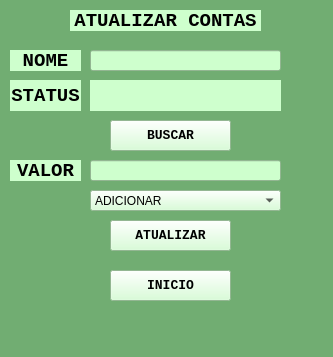
<?xml version="1.0" encoding="UTF-8"?>
<ui version="4.0">
 <class>MainWindow</class>
 <widget class="QMainWindow" name="MainWindow">
  <property name="geometry">
   <rect>
    <x>0</x>
    <y>0</y>
    <width>333</width>
    <height>357</height>
   </rect>
  </property>
  <property name="windowTitle">
   <string>MainWindow</string>
  </property>
  <property name="styleSheet">
   <string notr="true">background-color: rgb(113, 173, 114);</string>
  </property>
  <widget class="QWidget" name="centralwidget">
   <widget class="QLabel" name="label">
    <property name="geometry">
     <rect>
      <x>70</x>
      <y>10</y>
      <width>191</width>
      <height>21</height>
     </rect>
    </property>
    <property name="font">
     <font>
      <family>Courier New</family>
      <pointsize>14</pointsize>
      <weight>75</weight>
      <bold>true</bold>
     </font>
    </property>
    <property name="styleSheet">
     <string notr="true">background-color: rgb(206, 255, 205);
</string>
    </property>
    <property name="frameShape">
     <enum>QFrame::NoFrame</enum>
    </property>
    <property name="frameShadow">
     <enum>QFrame::Plain</enum>
    </property>
    <property name="text">
     <string>ATUALIZAR CONTAS</string>
    </property>
    <property name="alignment">
     <set>Qt::AlignCenter</set>
    </property>
   </widget>
   <widget class="QLabel" name="label_3">
    <property name="geometry">
     <rect>
      <x>10</x>
      <y>50</y>
      <width>71</width>
      <height>21</height>
     </rect>
    </property>
    <property name="font">
     <font>
      <family>Courier New</family>
      <pointsize>14</pointsize>
      <weight>75</weight>
      <bold>true</bold>
     </font>
    </property>
    <property name="styleSheet">
     <string notr="true">background-color: rgb(206, 255, 205);
</string>
    </property>
    <property name="frameShape">
     <enum>QFrame::NoFrame</enum>
    </property>
    <property name="frameShadow">
     <enum>QFrame::Plain</enum>
    </property>
    <property name="text">
     <string>NOME</string>
    </property>
    <property name="alignment">
     <set>Qt::AlignCenter</set>
    </property>
   </widget>
   <widget class="QLabel" name="label_4">
    <property name="geometry">
     <rect>
      <x>10</x>
      <y>160</y>
      <width>71</width>
      <height>21</height>
     </rect>
    </property>
    <property name="font">
     <font>
      <family>Courier New</family>
      <pointsize>14</pointsize>
      <weight>75</weight>
      <bold>true</bold>
     </font>
    </property>
    <property name="styleSheet">
     <string notr="true">background-color: rgb(206, 255, 205);
</string>
    </property>
    <property name="frameShape">
     <enum>QFrame::NoFrame</enum>
    </property>
    <property name="frameShadow">
     <enum>QFrame::Plain</enum>
    </property>
    <property name="text">
     <string>VALOR</string>
    </property>
    <property name="alignment">
     <set>Qt::AlignCenter</set>
    </property>
   </widget>
   <widget class="QLineEdit" name="lineEdit">
    <property name="geometry">
     <rect>
      <x>90</x>
      <y>50</y>
      <width>191</width>
      <height>21</height>
     </rect>
    </property>
    <property name="cursor">
     <cursorShape>ArrowCursor</cursorShape>
    </property>
    <property name="styleSheet">
     <string notr="true">background-color: rgb(206, 255, 205);

</string>
    </property>
   </widget>
   <widget class="QLineEdit" name="lineEdit_2">
    <property name="geometry">
     <rect>
      <x>90</x>
      <y>160</y>
      <width>191</width>
      <height>21</height>
     </rect>
    </property>
    <property name="cursor">
     <cursorShape>ArrowCursor</cursorShape>
    </property>
    <property name="styleSheet">
     <string notr="true">background-color: rgb(206, 255, 205);

</string>
    </property>
    <property name="inputMask">
     <string/>
    </property>
    <property name="text">
     <string/>
    </property>
   </widget>
   <widget class="QLabel" name="label_6">
    <property name="geometry">
     <rect>
      <x>90</x>
      <y>80</y>
      <width>191</width>
      <height>31</height>
     </rect>
    </property>
    <property name="styleSheet">
     <string notr="true">background-color: rgb(206, 255, 205);</string>
    </property>
    <property name="text">
     <string/>
    </property>
   </widget>
   <widget class="QPushButton" name="pushButton_2">
    <property name="geometry">
     <rect>
      <x>110</x>
      <y>120</y>
      <width>121</width>
      <height>31</height>
     </rect>
    </property>
    <property name="font">
     <font>
      <family>Courier New</family>
      <pointsize>10</pointsize>
      <weight>75</weight>
      <bold>true</bold>
     </font>
    </property>
    <property name="styleSheet">
     <string notr="true">background-color: rgb(206, 255, 205);
</string>
    </property>
    <property name="text">
     <string>BUSCAR</string>
    </property>
   </widget>
   <widget class="QLabel" name="label_7">
    <property name="geometry">
     <rect>
      <x>10</x>
      <y>80</y>
      <width>71</width>
      <height>31</height>
     </rect>
    </property>
    <property name="font">
     <font>
      <family>Courier New</family>
      <pointsize>14</pointsize>
      <weight>75</weight>
      <bold>true</bold>
     </font>
    </property>
    <property name="styleSheet">
     <string notr="true">background-color: rgb(206, 255, 205);
</string>
    </property>
    <property name="frameShape">
     <enum>QFrame::NoFrame</enum>
    </property>
    <property name="frameShadow">
     <enum>QFrame::Plain</enum>
    </property>
    <property name="text">
     <string>STATUS</string>
    </property>
    <property name="alignment">
     <set>Qt::AlignCenter</set>
    </property>
   </widget>
   <widget class="QComboBox" name="comboBox">
    <property name="geometry">
     <rect>
      <x>90</x>
      <y>190</y>
      <width>191</width>
      <height>21</height>
     </rect>
    </property>
    <property name="styleSheet">
     <string notr="true">background-color: rgb(206, 255, 205);
</string>
    </property>
    <item>
     <property name="text">
      <string>ADICIONAR</string>
     </property>
    </item>
    <item>
     <property name="text">
      <string>RETIRAR</string>
     </property>
    </item>
   </widget>
   <widget class="QPushButton" name="pushButton_3">
    <property name="geometry">
     <rect>
      <x>110</x>
      <y>220</y>
      <width>121</width>
      <height>31</height>
     </rect>
    </property>
    <property name="font">
     <font>
      <family>Courier New</family>
      <pointsize>10</pointsize>
      <weight>75</weight>
      <bold>true</bold>
     </font>
    </property>
    <property name="styleSheet">
     <string notr="true">background-color: rgb(206, 255, 205);
</string>
    </property>
    <property name="text">
     <string>ATUALIZAR</string>
    </property>
   </widget>
   <widget class="QPushButton" name="pushButton">
    <property name="geometry">
     <rect>
      <x>110</x>
      <y>270</y>
      <width>121</width>
      <height>31</height>
     </rect>
    </property>
    <property name="font">
     <font>
      <family>Courier New</family>
      <pointsize>10</pointsize>
      <weight>75</weight>
      <bold>true</bold>
     </font>
    </property>
    <property name="styleSheet">
     <string notr="true">background-color: rgb(206, 255, 205);
</string>
    </property>
    <property name="text">
     <string>INICIO</string>
    </property>
   </widget>
  </widget>
  <widget class="QStatusBar" name="statusbar"/>
 </widget>
 <tabstops>
  <tabstop>lineEdit</tabstop>
  <tabstop>lineEdit_2</tabstop>
 </tabstops>
 <resources/>
 <connections/>
</ui>
